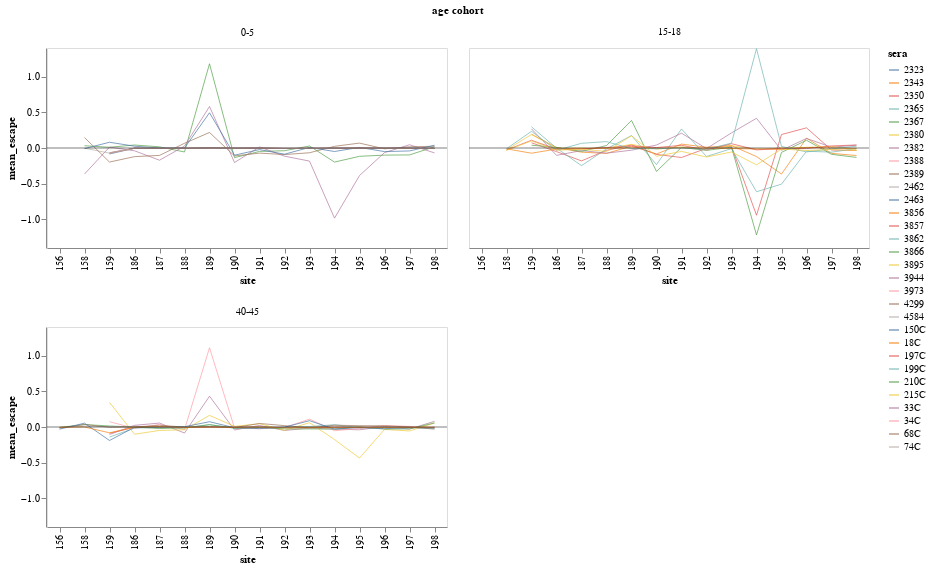

Write notebook code for a chart like this one.
### Code cell
plot_agg_escape(filtered_models, sera_names, b_sites, 'mean')

### Figure 1 — Vega-Lite specification as saved in the notebook (floating-point values rounded to 4 significant figures; data arrays with more than 128 entries replaced by an {"elided": "..."} marker saying what was removed)
{"config": {"view": {"continuousWidth": 300, "continuousHeight": 300}, "axis": {"grid": false}}, "data": {"name": "data-b872ad874772d5aabd1cb5b3a8ff0fcf"}, "facet": {"field": "age_group", "title": "age cohort", "type": "nominal"}, "spec": {"layer": [{"mark": {"type": "line", "opacity": 0.7, "size": 1}, "encoding": {"color": {"field": "serum", "legend": {"orient": "right", "title": "sera"}, "type": "nominal"}, "x": {"field": "site", "title": "site", "type": "nominal"}, "y": {"field": "escape", "title": "mean_escape", "type": "quantitative"}}}, {"data": {"name": "data-06fd9f850666401b4599de5588b60692"}, "mark": {"type": "rule", "opacity": 0.5}, "encoding": {"y": {"field": "y", "type": "quantitative"}}}], "height": 200, "width": 400}, "columns": 2, "resolve": {"axis": {"x": "independent"}}, "$schema": "https://vega.github.io/schema/vega-lite/v5.6.1.json", "datasets": {"data-b872ad874772d5aabd1cb5b3a8ff0fcf": {"elided": "440 records"}, "data-06fd9f850666401b4599de5588b60692": [{"y": 0}]}}
